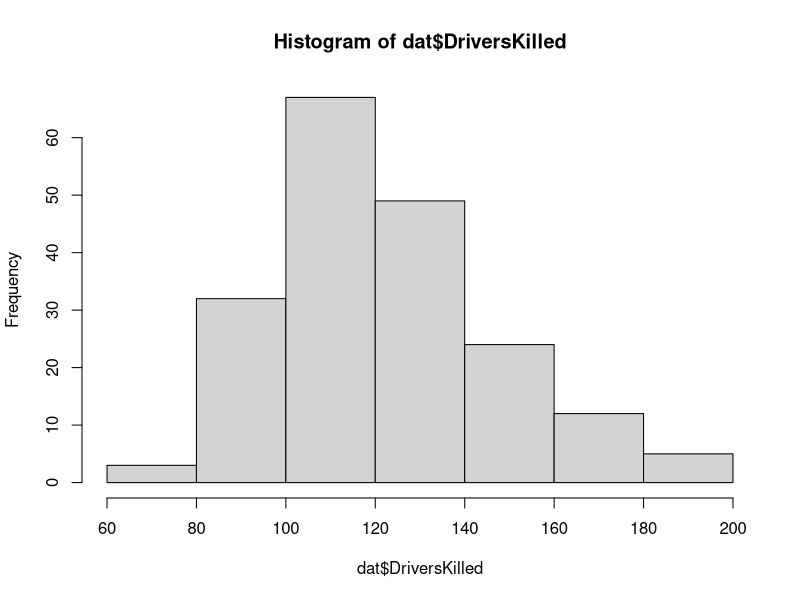
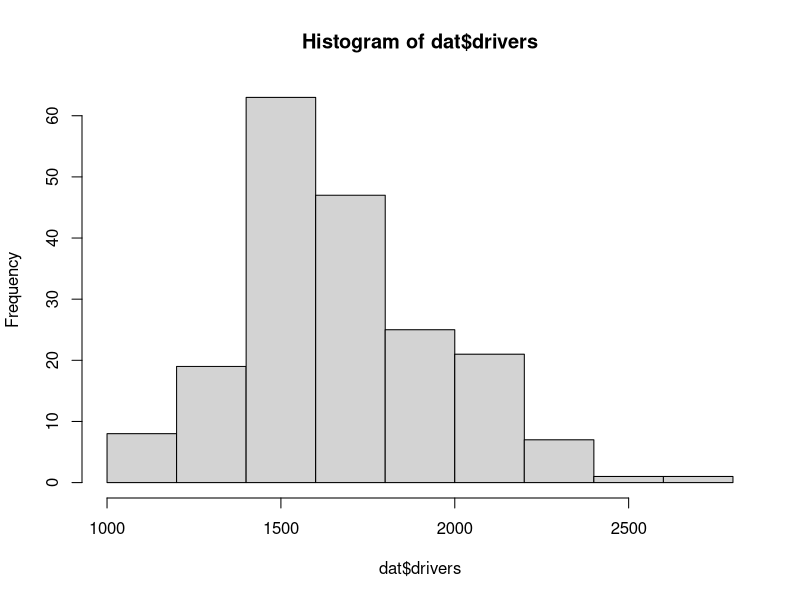
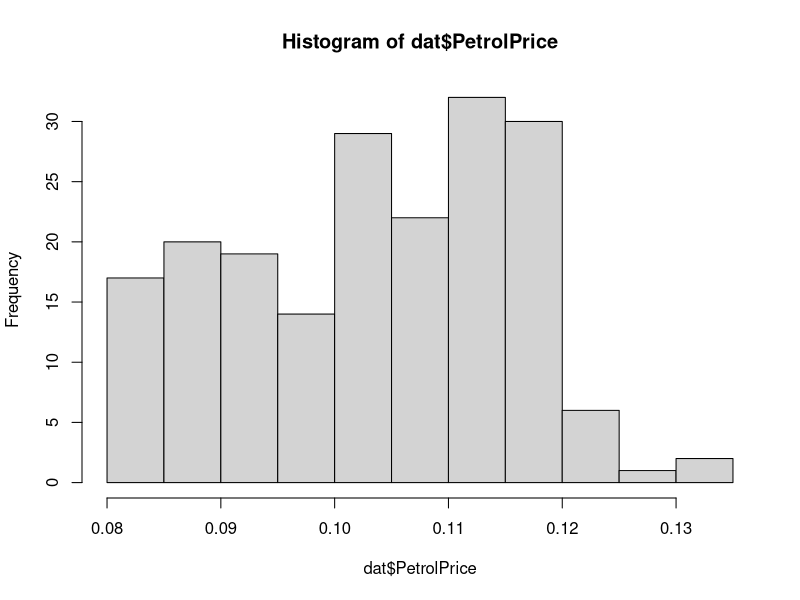
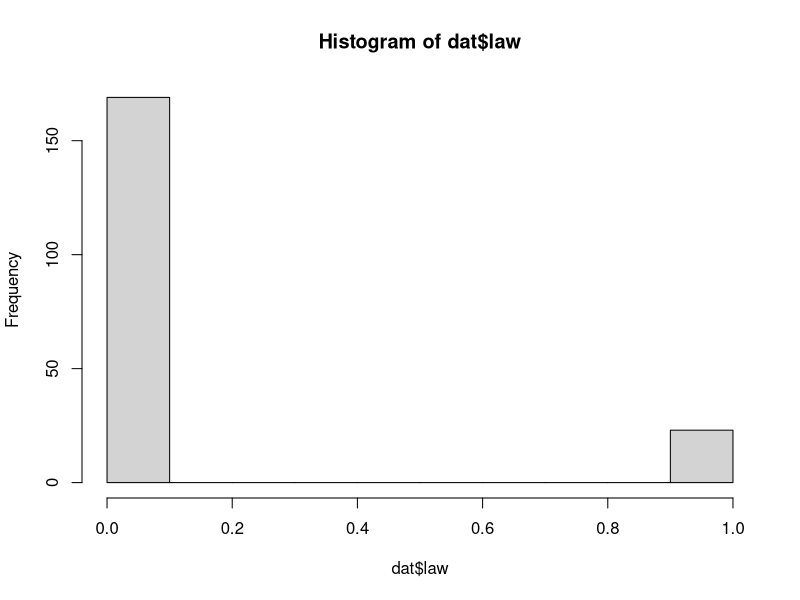
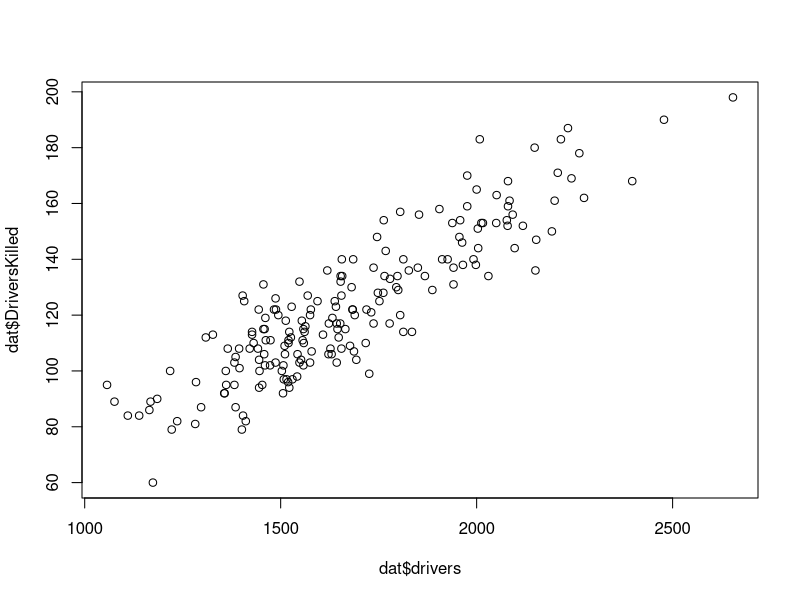
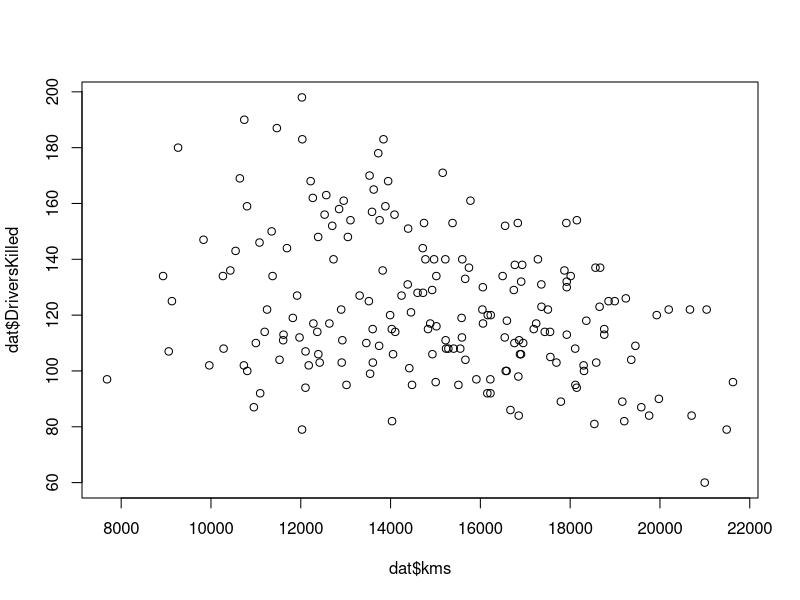
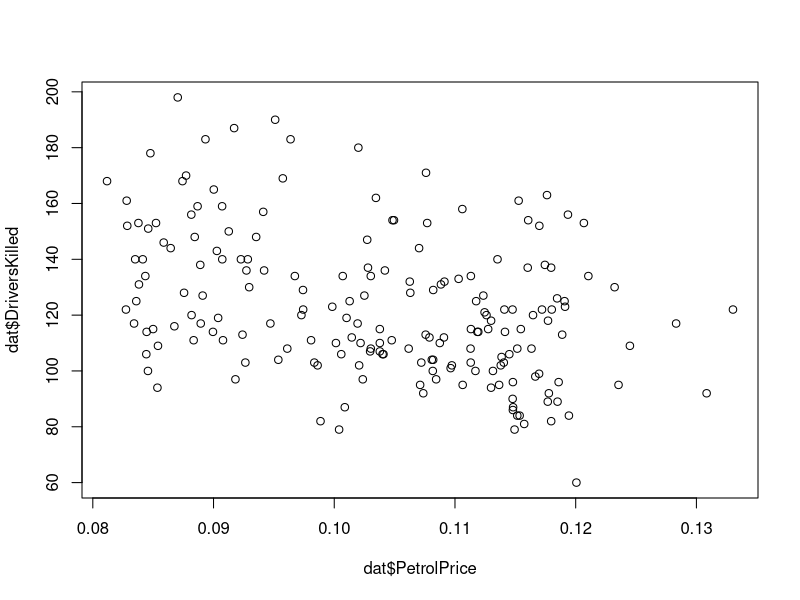
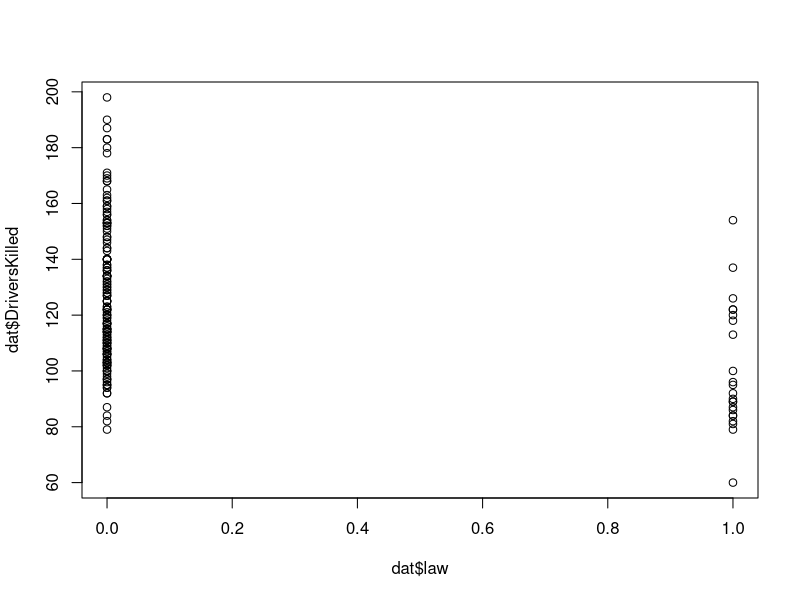

Here is the R script that generated these plots, in order: (Note: this script raises an error after producing the figures.)
# --------------------------------
# MCB 293S
# Week 4
# Linear Models
# --------------------------------

# read in the data from the CSV file
dat <- Seatbelts
dat <- as.data.frame(Seatbelts)

# Exploratory Data Analysis

hist(dat$DriversKilled)
hist(dat$drivers)
hist(dat$PetrolPrice)
hist(dat$law)

plot(dat$drivers, dat$DriversKilled)

plot(dat$kms, dat$DriversKilled)

plot(dat$PetrolPrice, dat$DriversKilled)

plot(dat$law, dat$DriversKilled)

### Did the seatbelt law help?

# ----------------------------
# 1. Classic Linear Regression
# ----------------------------

fit <- lm(DriversKilled ~ drivers + kms + PetrolPrice + law, data = dat)

fit

summary(fit)

# ------------------------------
# 2. Bootstrap Linear Regression
# ------------------------------

# setup
n <- nrow(dat)

# get the estimates from the actual data
beta.hat <- coef(fit)

# set number of resamples
B <- 10000

beta.boots <- sapply(1:B, function(i){
    boot.samp.ind <- sample(1:n, replace = TRUE)
    boot.dat <- dat[boot.samp.ind, ]
    boot.beta.hat <- coef(lm(DriversKilled ~ drivers + kms + PetrolPrice + law, data = boot.dat))
    return(boot.beta.hat)
})
beta.boots <- t(beta.boots)
beta.boots <- as.data.frame(beta.boots)

# or, equivalently

beta.boots <- matrix(NA, nrow = B, ncol = 5)
for(i in 1:B){
    boot.samp.ind <- sample(1:n, replace = TRUE)
    boot.dat <- dat[boot.samp.ind,]
    boot.beta.hat <- coef(lm(DriversKilled ~ drivers + kms + PetrolPrice + law, data = boot.dat))
    beta.boots[i,] <- boot.beta.hat
}
beta.boots <- as.data.frame(beta.boots)


hist(beta.boots$drivers, breaks=50, col='darkred')
bounds <- quantile(beta.boots$drivers, probs = c(.025, .975))
abline(v=bounds, lwd=2)
abline(v=beta.hat[2], lwd=2, col='green4')

hist(beta.boots$law, breaks=50, col='darkred')
bounds <- quantile(beta.boots$law, probs = c(.025, .975))
abline(v=bounds, lwd=2)
abline(v=beta.hat[4], lwd=2, col='green4')


# ---------------------------------
# 3. Repeat with different outcomes
# ---------------------------------

fit <- lm(front ~ drivers + kms + PetrolPrice + law, data = dat)
fit
summary(fit)


fit <- lm(front ~ drivers + kms + PetrolPrice + law, data = dat)
fit
summary(fit)
